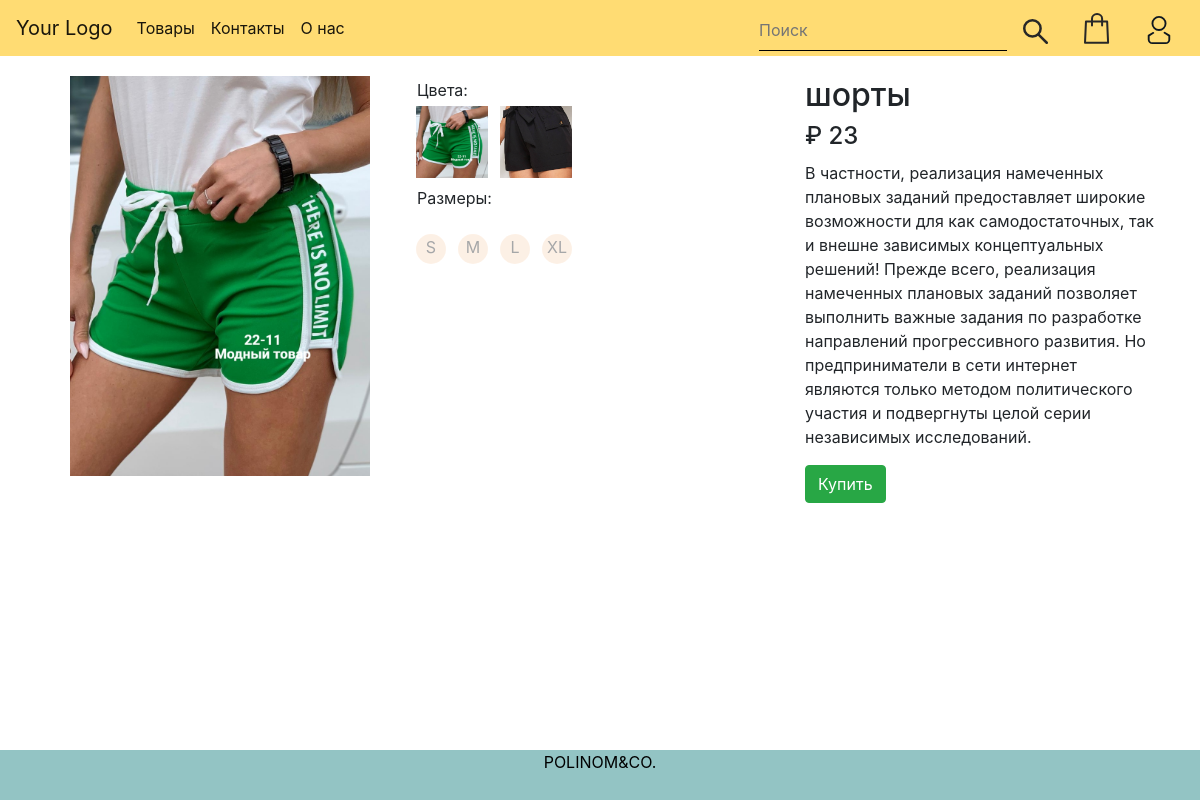
/prods/2/, run on the app's committed database.
### products/models.py (models this page shows, shortened)
class Product(models.Model):
    colors = models.ManyToManyField(
        'Color', blank=True, default=None, related_name='prod')
    category = models.ForeignKey('Category', on_delete=models.CASCADE,
                               blank=True, null=True, default=None, related_name='prod')
    price = models.IntegerField()
    fimage = models.ImageField(upload_to="media/product_images/")
    name = models.CharField(max_length=64, blank=True, null=True, default=None)
    description = models.TextField(blank=True, null=True, default=None)
    created = models.DateTimeField(auto_now_add=True, auto_now=False)
    updated = models.DateTimeField(auto_now_add=False, auto_now=True)
    is_active = models.BooleanField(default=True)
    class Meta:
        verbose_name = "Товар"
        verbose_name_plural = "Товары"

class ProductImg(models.Model):
    colors = models.ForeignKey('Color', on_delete=models.CASCADE,
                               blank=True, null=True, default=None, related_name='img')
    prods = models.ForeignKey(Product, on_delete=models.CASCADE,
                                  blank=True, null=True, default=None, related_name='img')
    main=models.BooleanField(default=False)
    image = models.ImageField(upload_to="media/product_images/")
    is_active = models.BooleanField(default=True)
    created = models.DateTimeField(auto_now_add=True, auto_now=False)
    updated = models.DateTimeField(auto_now_add=False, auto_now=True)
    class Meta:
        verbose_name = "Изображение"
        verbose_name_plural = "Изображения"

class Size(models.Model):
    name = models.CharField(max_length=4, blank=True, null=True, default=None)
    info=models.CharField(max_length=50, blank=True, null=True, default=None)
    class Meta:
        verbose_name = "размер"
        verbose_name_plural = "размеры"

### products/views.py (the view)
# urls.py: path('<int:productid>/', views.profile, name="product"),
def profile(req,productid):
    pr_id = productid
    product = Product.objects.get(id = productid)
    prod_colors = product.colors.all()
    sizes = Size.objects.all()
    prod_var= Variable.objects.filter(prods = product)
    prod_sizes = {}
    for clr in prod_colors:
        s={}
        i=0
        for size in sizes:
            if size.variable.filter(prods = product, colors  = clr):
                s[i] = (size.name)
                i+=1
        prod_sizes[clr.id]=s
    prod_sizes = json.dumps(prod_sizes)
    return render(req, 'profile.html', locals())

### products/templates/profile.html (shortened to what this page needs)
{% extends "base.html"%}
{% load static %}
{% block content%}
		<link rel="stylesheet" href='{% static "profile/style.css" %}' type="text/css">
		<div class="container">
			<div class="row info">
				<div class="col-lg-4 images">
					<img src="{{product.fimage.url}}" alt="gg">
				</div>
				<div class="col-lg-4 variable">
					<div class="headers">Цвета:</div>
					<div class="colors row " data-prodid="{{pr_id}}">
						{% for item in prod_colors %}
							{% for im in item.img.all%}
								{% if im.prods == product and im.main%}
									<div class="color_item" id="color{{item.id}}" onclick="ShowSize(this,'{{prod_sizes}}')" data-name="{{item.name}}" data-color_id="{{item.id}}"  data-img="{{im.image.url}}">
										<img src="{{im.image.url}}" >
									</div>
								{% endif %}
							{% endfor %}
						{% endfor%}
					</div>
					<div class="headers">Размеры:</div>
					<div class="sizes  row" id="opac">
						{% for size in sizes%}
							<div class="size_item">{{size.name}}</div>
						{% endfor %}
					</div>
				</div>
				<div class="col-lg-4 toBuy">
					<h2>{{product.name}}</h2>
					<h4>₽ {{product.price}}</h4>
					<div class="description">
						<p>{{product.description}}</p>
					</div>
					<div class="formby" id="formby">
						<div class="btn btn-success" onclick="AddToCart()">
							Купить
						</div>
					</div>
				</div>
			</div>
		</div>
{%endblock content%}

### landing/static/base/style.css (style rules this page uses)
html { height: 100%; }
body { min-height:100%; position:relative; padding-bottom: 70px; }

### landing/static/navbar/style.css (style rules this page uses)
* { outline: 0 !important; }

### products/static/profile/style.css (style rules this page uses)
.images { position: relative; overflow:hidden; width: 100%; height: 400px; justify-content: center; }
.images img { position: absolute; top:50%; left:50%; transform:translate(-50%,-50%); width: 300px; height: 400px; object-fit:cover; }
.info { margin-top: 20px; }
.headers { margin-left: -10px; border: 2px solid white; display: inline-block; }
.colors { width: 100%; }
.color_item { width: 72px; height: 72px; position: relative; overflow:hidden; margin:2px 6px 6px 6px; cursor: pointer; }
.color_item img { position: absolute; top:50%; left:50%; transform:translate(-50%,-50%); width: 90px; height: 90px; object-fit:cover; }
.sizes { margin-top: 20px; opacity:0.4; }
#opac { opacity:0.4; }
.size_item { width: 30px; height: 30px; margin:2px 6px 6px 6px; padding-top: 1px; text-align: center; border-radius: 100px; background-color: #fadbc0; cursor: default; }
.description { margin-top: 10px; }
.formby { display: inline-block; }

### data on the page
Product: fimage (picture), name "шорты", price "23", description "В частности, реализация намеченных плановых заданий предоставляет широкие возможности для как самодостаточных, так и внешне зависимых концептуальных решений! Прежде всего, реализация намеченных плановых заданий позволяет выполнить важные задания по разработке направлений прогрессивного развития. Но предприниматели в сети интернет являются только методом политического участия и подвергнуты целой серии независимых исследований."
ProductImg: image (picture)
ProductImg: image (picture)
Size: name "S"
Size: name "M"
Size: name "L"
Size: name "XL"
